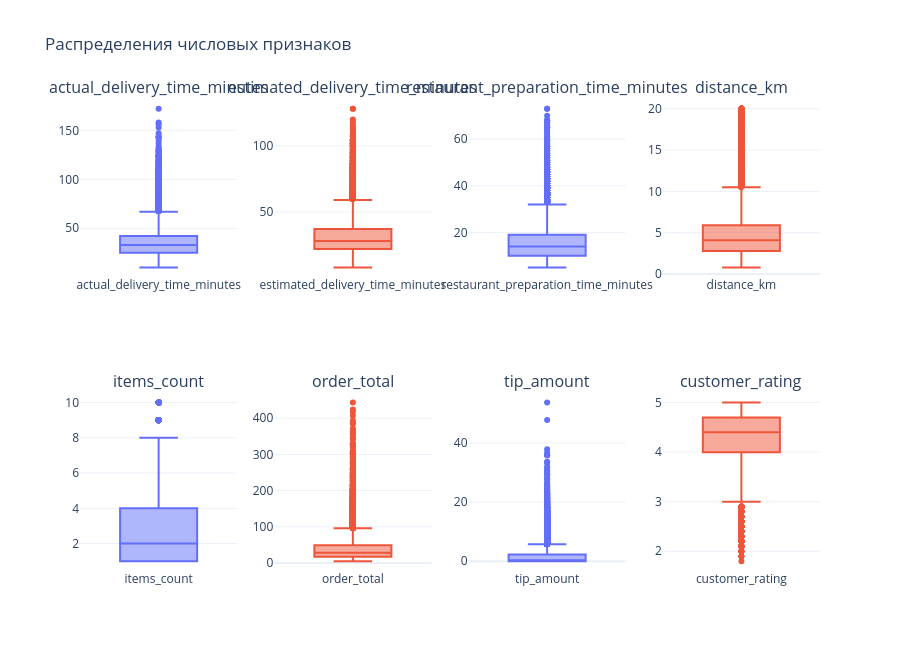

The cell this chart's notebook holds for it:
### Markdown cell above
### 3.2 Числовые признаки: boxplots и выбросы

### Code cell
num_cols = ['actual_delivery_time_minutes', 'estimated_delivery_time_minutes',
            'restaurant_preparation_time_minutes', 'distance_km', 'items_count',
            'order_total', 'tip_amount']
fig = make_subplots(rows=2, cols=4, subplot_titles=num_cols + ['customer_rating'])
for i, col in enumerate(num_cols + ['customer_rating']):
    fig.add_trace(go.Box(y=d[col], name=col, showlegend=False,
                         marker_color='#636EFA' if i % 2 == 0 else '#EF553B'),
                  row=i//4+1, col=i%4+1)
fig.update_layout(height=650, title='Распределения числовых признаков', template='plotly_white')
fig.show()

print(d[num_cols].describe().T[['min', '50%', 'max']].round(1))

### Figure 1 — Plotly figure (JSON) as saved in the notebook; plotly's stock layout.template omitted (floating-point values rounded to 4 significant figures; data arrays with more than 128 entries replaced by an {"elided": "..."} marker saying what was removed)
{"data": [{"marker": {"color": "#636EFA"}, "name": "actual_delivery_time_minutes", "showlegend": false, "type": "box", "xaxis": "x", "y": {"elided": "49132 float values"}, "yaxis": "y"}, {"marker": {"color": "#EF553B"}, "name": "estimated_delivery_time_minutes", "showlegend": false, "type": "box", "xaxis": "x2", "y": {"elided": "49132 int values"}, "yaxis": "y2"}, {"marker": {"color": "#636EFA"}, "name": "restaurant_preparation_time_minutes", "showlegend": false, "type": "box", "xaxis": "x3", "y": {"elided": "49132 int values"}, "yaxis": "y3"}, {"marker": {"color": "#EF553B"}, "name": "distance_km", "showlegend": false, "type": "box", "xaxis": "x4", "y": {"elided": "49132 float values"}, "yaxis": "y4"}, {"marker": {"color": "#636EFA"}, "name": "items_count", "showlegend": false, "type": "box", "xaxis": "x5", "y": {"elided": "49132 int values"}, "yaxis": "y5"}, {"marker": {"color": "#EF553B"}, "name": "order_total", "showlegend": false, "type": "box", "xaxis": "x6", "y": {"elided": "49132 float values"}, "yaxis": "y6"}, {"marker": {"color": "#636EFA"}, "name": "tip_amount", "showlegend": false, "type": "box", "xaxis": "x7", "y": {"elided": "49132 float values"}, "yaxis": "y7"}, {"marker": {"color": "#EF553B"}, "name": "customer_rating", "showlegend": false, "type": "box", "xaxis": "x8", "y": {"elided": "49132 float values"}, "yaxis": "y8"}], "layout": {"annotations": [{"font": {"size": 16}, "showarrow": false, "text": "actual_delivery_time_minutes", "x": 0.1062, "xanchor": "center", "xref": "paper", "y": 1, "yanchor": "bottom", "yref": "paper"}, {"font": {"size": 16}, "showarrow": false, "text": "estimated_delivery_time_minutes", "x": 0.3688, "xanchor": "center", "xref": "paper", "y": 1, "yanchor": "bottom", "yref": "paper"}, {"font": {"size": 16}, "showarrow": false, "text": "restaurant_preparation_time_minutes", "x": 0.6313, "xanchor": "center", "xref": "paper", "y": 1, "yanchor": "bottom", "yref": "paper"}, {"font": {"size": 16}, "showarrow": false, "text": "distance_km", "x": 0.8938, "xanchor": "center", "xref": "paper", "y": 1, "yanchor": "bottom", "yref": "paper"}, {"font": {"size": 16}, "showarrow": false, "text": "items_count", "x": 0.1062, "xanchor": "center", "xref": "paper", "y": 0.375, "yanchor": "bottom", "yref": "paper"}, {"font": {"size": 16}, "showarrow": false, "text": "order_total", "x": 0.3688, "xanchor": "center", "xref": "paper", "y": 0.375, "yanchor": "bottom", "yref": "paper"}, {"font": {"size": 16}, "showarrow": false, "text": "tip_amount", "x": 0.6313, "xanchor": "center", "xref": "paper", "y": 0.375, "yanchor": "bottom", "yref": "paper"}, {"font": {"size": 16}, "showarrow": false, "text": "customer_rating", "x": 0.8938, "xanchor": "center", "xref": "paper", "y": 0.375, "yanchor": "bottom", "yref": "paper"}], "height": 650, "title": {"text": "Распределения числовых признаков"}, "xaxis": {"anchor": "y", "domain": [0, 0.2125]}, "xaxis2": {"anchor": "y2", "domain": [0.2625, 0.475]}, "xaxis3": {"anchor": "y3", "domain": [0.525, 0.7375]}, "xaxis4": {"anchor": "y4", "domain": [0.7875, 1]}, "xaxis5": {"anchor": "y5", "domain": [0, 0.2125]}, "xaxis6": {"anchor": "y6", "domain": [0.2625, 0.475]}, "xaxis7": {"anchor": "y7", "domain": [0.525, 0.7375]}, "xaxis8": {"anchor": "y8", "domain": [0.7875, 1]}, "yaxis": {"anchor": "x", "domain": [0.625, 1]}, "yaxis2": {"anchor": "x2", "domain": [0.625, 1]}, "yaxis3": {"anchor": "x3", "domain": [0.625, 1]}, "yaxis4": {"anchor": "x4", "domain": [0.625, 1]}, "yaxis5": {"anchor": "x5", "domain": [0, 0.375]}, "yaxis6": {"anchor": "x6", "domain": [0, 0.375]}, "yaxis7": {"anchor": "x7", "domain": [0, 0.375]}, "yaxis8": {"anchor": "x8", "domain": [0, 0.375]}}}
